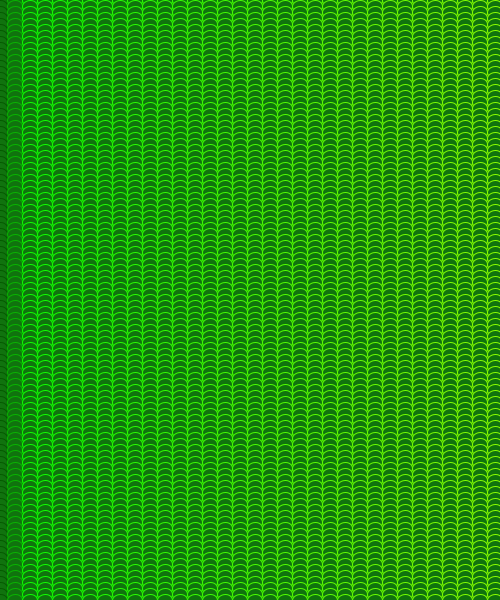
Frame 1 (no input)
Frame 60 (the mouse pressed at the canvas centre just before this capture): identical to frame 1, image omitted
Frame 120 (the mouse held since frame 60 and released just before this capture): identical to frame 1, image omitted

The Processing sketch that drew this single still picture (run headless with seeded random() and noise(); from frame 60 on, the mouse is pressed at the canvas centre):

// Processing sketch: processing_112358
// ── processing_112358.pde


int r = 0;
int g = 0;
int b = 0;

void setup() {
  size( 500, 600 );
  //smooth();
    fill(16, 115, 14);
}

void draw() {
 // background( 12, 20, 9 );

  for (int x = 0; x <= width; x += 15) {
    r += 4;
    g += 90;
    for (int y = 0; y <= height; y+= 6) {
      b += 0; 
      stroke( r, g, b );
      rect(x, y, 19, 15);
      ellipse(x, y, 15, 12);
    }
  }
  
  
  r = 0;
  g = 0;
  b = 0;
}
